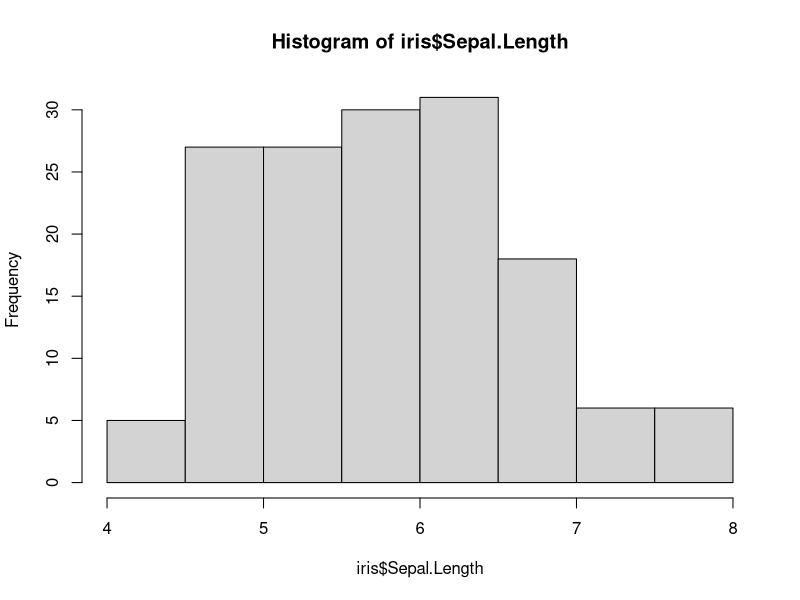
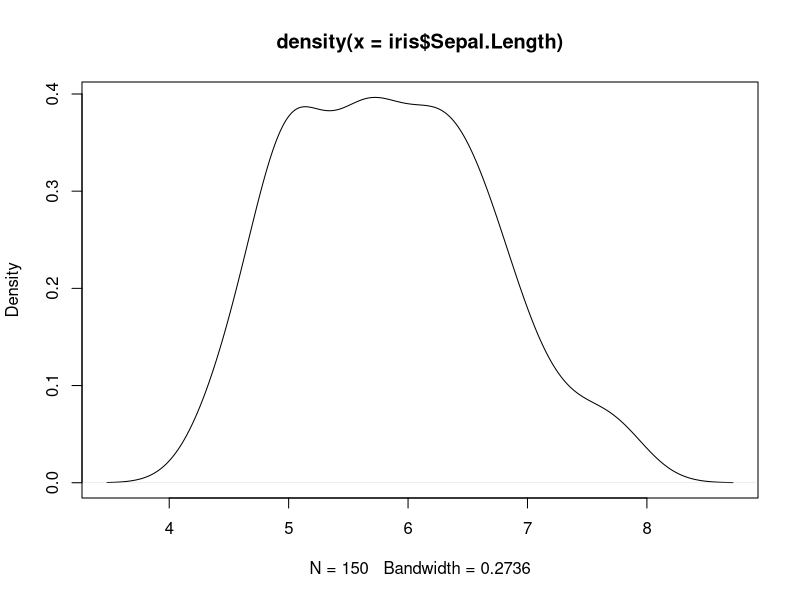
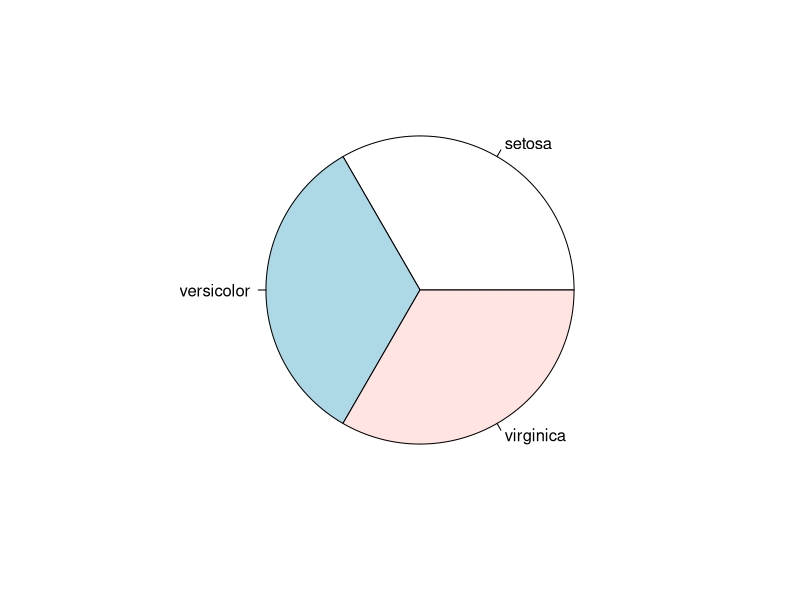
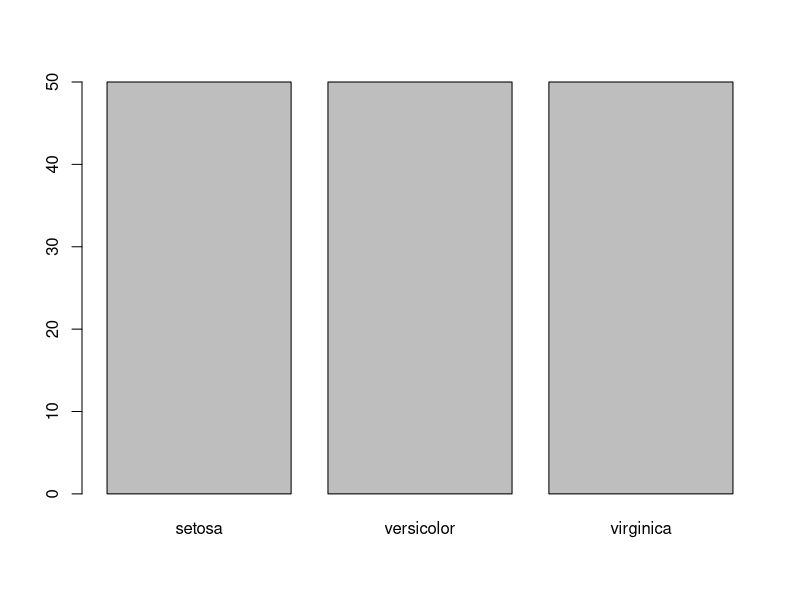
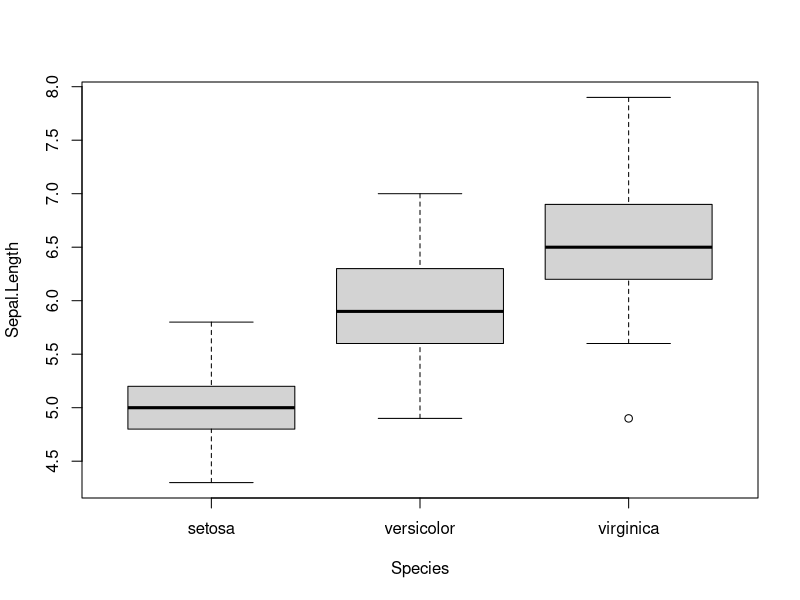
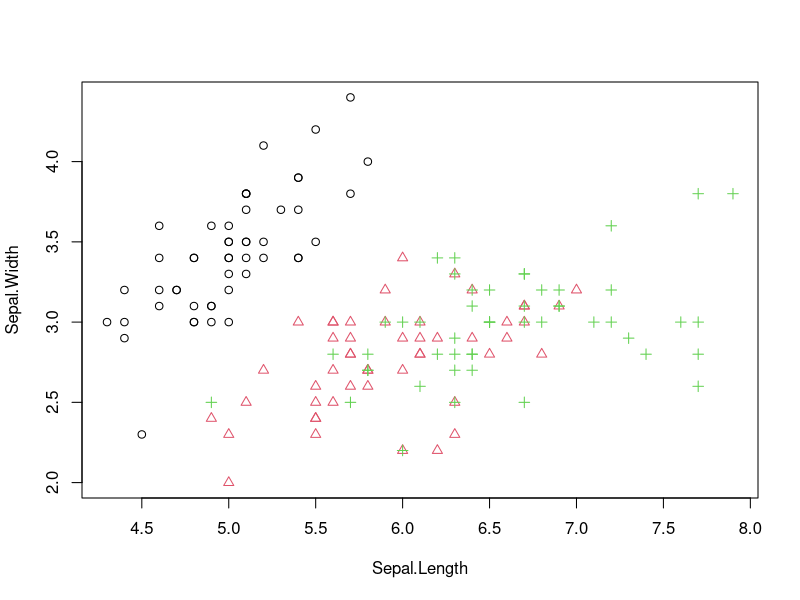
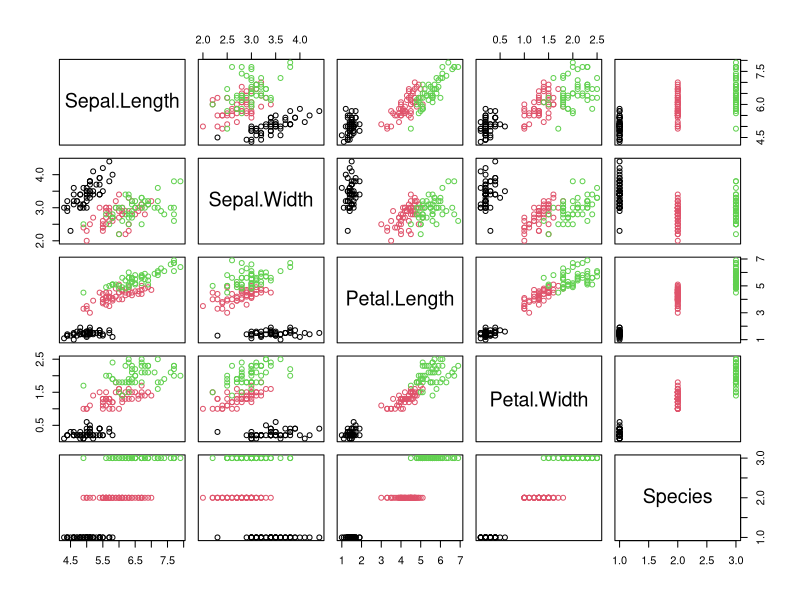
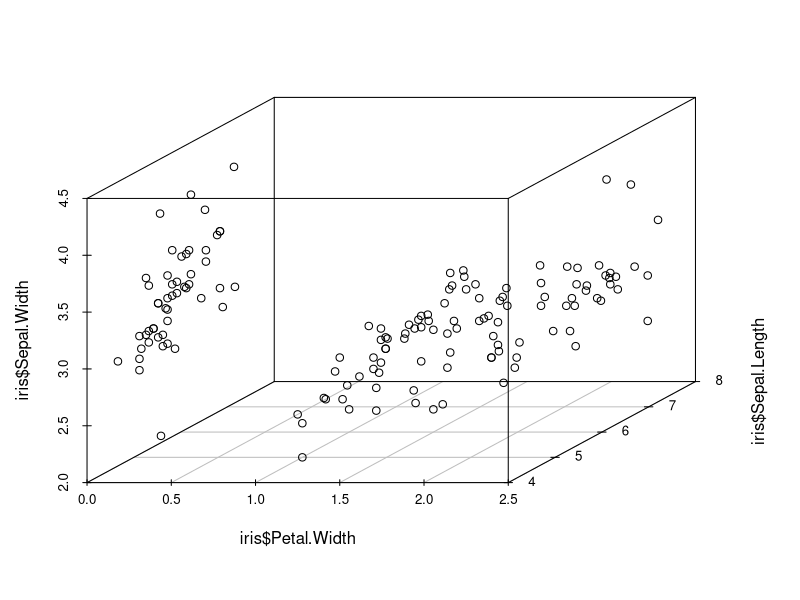

Source code (R) for these figures, in order:
### Exploration of the Iris Dataset

#########################
# Preliminary exploration

# Load Iris dataset
data(iris)

# Print first 6 rows
head(iris)

# Print basis statistics
summary(iris)


#############################
# Exploring a single variable

# Print first 10 Sepal Length
iris$Sepal.Length[1:10]

# Calculate quantile of Sepal.Length
quantile(iris$Sepal.Length)

# Variance of Sepal.Length
var(iris$Sepal.Length)

# Histogram of Sepal.Length
hist(iris$Sepal.Length)

# Density Distribution of Sepal.Length
plot(density(iris$Sepal.Length))

# Count by category
table(iris$Species)

# Pie Chart of counts
pie(table(iris$Species))

# Bar Chart of counts
barplot(table(iris$Species))


############################
# Exploring Multiple Variables

# Correlation of two fields
cor(iris$Sepal.Length, iris$Petal.Length)

# Correlation of all numerical fields
cor(iris[, 1:4])

# Covariance of all numerical fields
cov(iris[, 1:4])

# Statistics of Sepal.Length by species
aggregate(Sepal.Length ~ Species, summary, data = iris)

# Box plot of Sepal.Length distribution by species
boxplot(Sepal.Length ~ Species, data = iris)

# Scatter plot of Sepal.Length vs Sepal.Width by species
with(iris, plot(Sepal.Length, Sepal.Width, col = Species, pch = as.numeric(Species)))

# Matrix of scatter plots by Species
plot(iris, col = iris$Species)

# 3D Scatter plot
install.packages("scatterplot3d", dependencies = TRUE)
library(scatterplot3d)

scatterplot3d(iris$Petal.Width, iris$Sepal.Length, iris$Sepal.Width)

# Heatmap of similarity between different flowers
distMatrix <- as.matrix(dist(iris[, 1:4]))
heatmap(distMatrix)

# More complex graphics
install.packages("ggplot2", dependencies = TRUE)
library(ggplot2)

qplot(Sepal.Length, Sepal.Width, data = iris, facets = Species ~ .)
